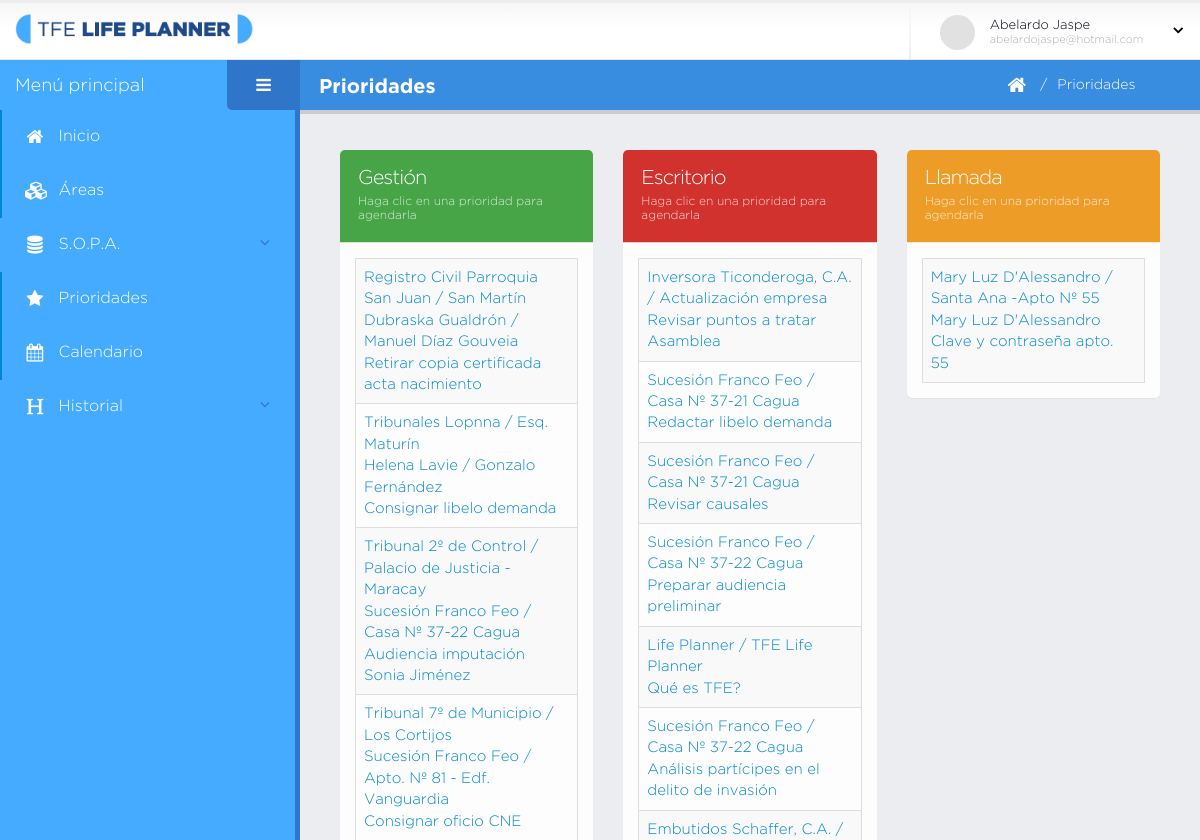
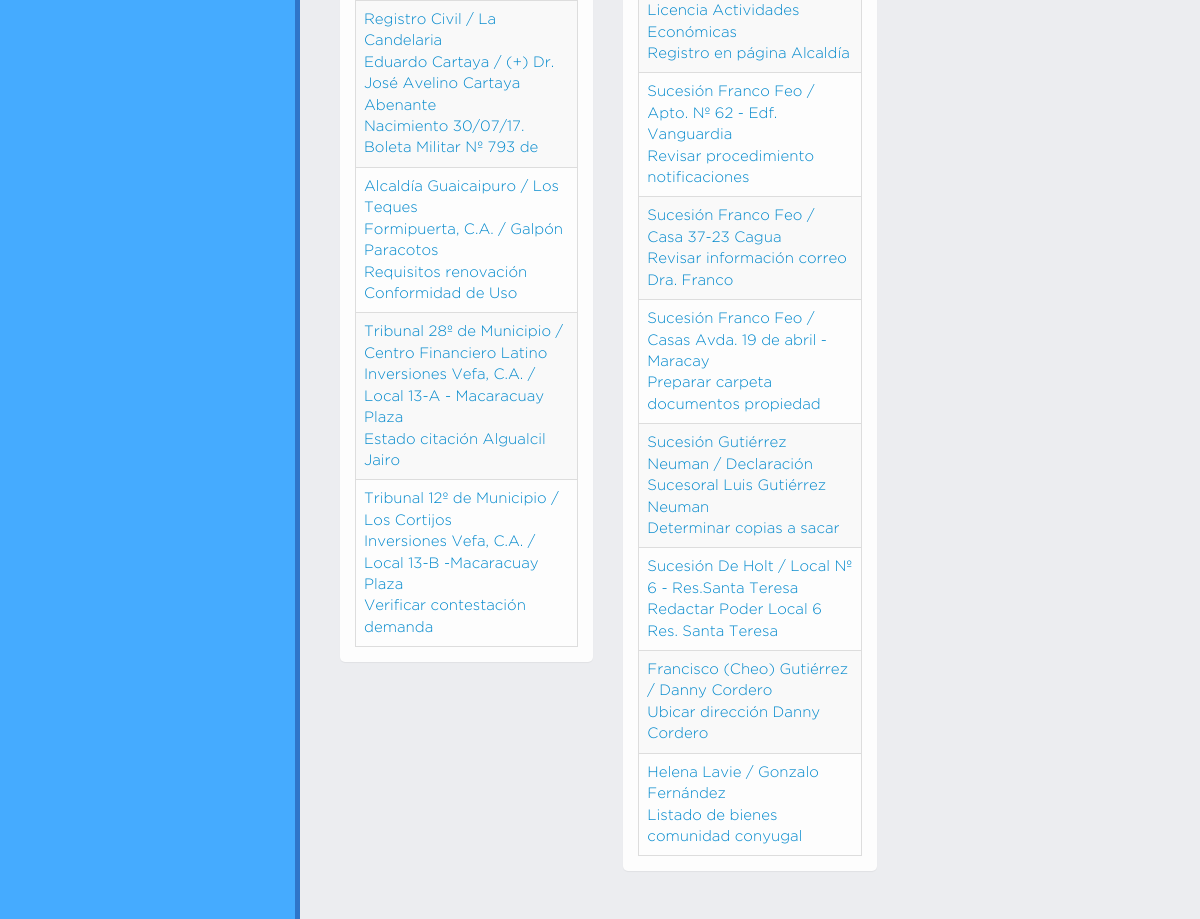
The page /es/prioridades.php (signed in) on the database its author committed (2 pictures, top to bottom).
### tables this page shows
CREATE TABLE `actividad` (
  `id` int(11) NOT NULL,
  `tipo` varchar(45) NOT NULL,
  `tarea` varchar(45) DEFAULT NULL,
  `lugar` varchar(45) DEFAULT NULL,
  `direccion` varchar(45) DEFAULT NULL,
  `motivo` varchar(45) DEFAULT NULL,
  `contacto` varchar(45) DEFAULT NULL,
  `creado` datetime DEFAULT NULL,
  `modificado` datetime DEFAULT NULL,
  `proposito_id` int(11) NOT NULL,
  `estado` varchar(45) DEFAULT NULL,
  `resultado` varchar(600) DEFAULT NULL,
  `fecha_calendario` datetime DEFAULT NULL,
  `fecha_prioridad` datetime DEFAULT NULL,
  `fecha_agenda` datetime DEFAULT NULL,
  `fecha_terminacion` datetime DEFAULT NULL,
  `fecha_cancela` datetime DEFAULT NULL
);

CREATE TABLE `sujeto` (
  `id` int(11) NOT NULL,
  `nombre` varchar(140) NOT NULL,
  `creado` datetime DEFAULT NULL,
  `modificado` datetime DEFAULT NULL,
  `usuario_id` int(11) NOT NULL
);

CREATE TABLE `objeto` (
  `id` int(11) NOT NULL,
  `nombre` varchar(140) NOT NULL,
  `creado` datetime DEFAULT NULL,
  `modificado` datetime DEFAULT NULL,
  `usuario_id` int(11) NOT NULL
);

### es/database/data-actividad.php (called while the page is built, shortened)
<?php
	function obtenerPrioridadesTipo( $dbh, $idu, $tipo ){
		$q = "select act.id as id_act, act.tipo, act.estado, act.tarea, act.lugar,
		act.direccion, act.motivo, act.contacto,
		date_format(act.fecha_prioridad,'%d/%m/%Y %h:%i %p') as tprioridad,
		s.id as idsujeto, s.nombre as nsujeto, o.id as idobjeto, o.nombre as nobjeto
		from actividad act, proposito p, sujeto s, objeto o, sujeto_objeto so, sesion ss
		where act.proposito_id = p.id and act.estado = 'prioridad' and p.sujeto_objeto_id = so.id
		and so.sujeto_id = s.id and so.objeto_id = o.id and so.sesion_id = ss.id
		and ss.usuario_id = $idu and act.tipo = '$tipo' order by act.fecha_prioridad ASC";
		return obtenerListaRegistros( mysqli_query( $dbh, $q ) );
	}
	function obtenerPrioridades( $dbh, $idu ){
		$prioridades['g'] = obtenerPrioridadesTipo( $dbh, $idu, 'g' );
		$prioridades['e'] = obtenerPrioridadesTipo( $dbh, $idu, 'e' );
		$prioridades['l'] = obtenerPrioridadesTipo( $dbh, $idu, 'l' );
		return $prioridades;
	}
?>

### es/database/bd.php (called while the page is built, shortened)
<?php
	function obtenerListaRegistros( $data ){
		$lista_c = array();
		if( $data ){
			while( $c = mysqli_fetch_array( $data ) ){
				$lista_c[] = $c;
			}
		}
		return $lista_c;
	}
?>

### es/fn/fn-actividad.php (the view, shortened to what this page needs)
<?php
    function iconoActividad( $t ){
      $icono_actividad = array(
        'g' => "<i class='fa fa-automobile'></i>",
        'e' => "<i class='fa fa-desktop'></i>",
        'l' => "<i class='fa fa-phone'></i>"
      );
      return $icono_actividad[$t];
    }
    function infoPrioridad( $a ){
      $info = "";
      if( $a["tipo"] == "g" ){
        $info .= "<div>$a[lugar] / $a[direccion]</div>";
        $info .= "<div>$a[nsujeto] / $a[nobjeto]</div>";
        $info .= "<div>$a[tarea]</div>";
      }
      if( $a["tipo"] == "e" ){
        $info .= "<div>$a[nsujeto] / $a[nobjeto]</div>";
        $info .= "<div>$a[tarea]</div>";
      }
      if( $a["tipo"] == "l" ){
        $info .= "<div>$a[nsujeto] / $a[nobjeto]</div>";
        $info .= "<div>$a[contacto]</div>";
        $info .= "<div>$a[motivo]</div>";
      }
      echo $info;
    }
    function infoPrioridadForm( $a ){
      $info = "";
      $icono = iconoActividad( $a["tipo"] );
      if( $a["tipo"] == "g" ){
        $info .= "<div class='isuccess'>$icono</div>";
        $info .= "<div>$a[lugar] / $a[direccion]</div>";
        $info .= "<div>$a[nsujeto] / $a[nobjeto]</div>";
        $info .= "<div>$a[tarea]</div>";
      }
      if( $a["tipo"] == "e" ){
        $info .= "<div class='idanger'>$icono</div>";
        $info .= "<div>$a[nsujeto] / $a[nobjeto]</div>";
        $info .= "<div>$a[tarea]</div>";
      }
      if( $a["tipo"] == "l" ){
        $info .= "<div class='iwarning'>$icono</div>";
        $info .= "<div>$a[nsujeto] / $a[nobjeto]</div>";
        $info .= "<div>$a[contacto]</div>";
        $info .= "<div>$a[motivo]</div>";
      }
      echo $info;
    }
?>

### es/prioridades.php (shortened to what this page needs)
<?php
    include( "database/bd.php" );
    include( "database/data-acceso.php" );
    include( "database/data-actividad.php" );
    include( "fn/fn-actividad.php" );
    $idu = $_SESSION["user"]["id"];
    $prioridades = obtenerPrioridades( $dbh, $idu );
?>
<!doctype html>
<html class="fixed">
	<head>
		<link rel="stylesheet" href="../assets/vendor/bootstrap-timepicker/css/bootstrap-timepicker.css"/>
	</head>
	<body>
		<section class="body">
			<?php include( "secciones/header.php" ); ?>
			<div class="inner-wrapper">
				<?php include( "secciones/navegacion.php" ); ?>
				<section role="main" class="content-body">
					<?php include( "secciones/titulo_pagina.php" ); ?>
					<div class="row">
						<div class="col-md-4 col-sm-12 col-xs-12">
							<section class="panel panel-success">
								<header class="panel-heading panel-warning">
									<h2 class="panel-title"><?php echo iconoActividad('g')?> Gestión</h2>
									<p class="panel-subtitle">Haga clic en una prioridad para agendarla</p>
								</header>
								<div id="tabla_actividades_prioridad" class="panel-body">
									<table id="datatable-prioridades_"
									class="table table-bordered table-striped mb-none" >
										<tbody>
											<?php foreach ( $prioridades['g'] as $a ) { ?>
											<tr class="gradeX">
												<td>
													<a href="#frm-actividad-cal"
													class="modal-sizes modal-with-zoom-anim act_prior_cal"
													data-ida="<?php echo $a["id_act"] ?>"
													data-desc="<?php infoPrioridadForm( $a ) ?>">
														<?php infoPrioridad( $a ) ?>
													</a>
												</td>
											</tr>
											<?php } ?>
										</tbody>
									</table>
								</div>
							</section>
						</div>
						<div class="col-md-4 col-sm-12 col-xs-12">
							<section class="panel panel-danger">
								<header class="panel-heading">
									<h2 class="panel-title"><?php echo iconoActividad('e')?> Escritorio</h2>
									<p class="panel-subtitle">Haga clic en una prioridad para agendarla</p>
								</header>
								<div id="tabla_actividades_prioridad" class="panel-body">
									<table id="datatable-prioridades_"
									class="table table-bordered table-striped mb-none" >
										<tbody>
											<?php foreach ( $prioridades['e'] as $a ) { ?>
											<tr class="gradeX">
												<td>
													<a href="#frm-actividad-cal"
													class="modal-sizes modal-with-zoom-anim act_prior_cal"
													data-ida="<?php echo $a["id_act"] ?>"
													data-desc="<?php infoPrioridadForm( $a ) ?>">
														<?php infoPrioridad( $a ) ?>
													</a>
												</td>
											</tr>
											<?php } ?>
										</tbody>
									</table>
								</div>
							</section>
						</div>
						<div class="col-md-4 col-sm-12 col-xs-12">
							<section class="panel panel-warning">
								<header class="panel-heading">
									<h2 class="panel-title"><?php echo iconoActividad('l')?> Llamada</h2>
									<p class="panel-subtitle">Haga clic en una prioridad para agendarla</p>
								</header>
								<div id="tabla_actividades_prioridad" class="panel-body">
									<table id="datatable-prioridades_"
									class="table table-bordered table-striped mb-none" >
										<tbody>
											<?php foreach ( $prioridades['l'] as $a ) { ?>
											<tr class="gradeX">
												<td>
													<a href="#frm-actividad-cal"
													class="modal-sizes modal-with-zoom-anim act_prior_cal"
													data-ida="<?php echo $a["id_act"] ?>"
													data-desc="<?php infoPrioridadForm( $a ) ?>">
														<?php infoPrioridad( $a ) ?>
													</a>
												</td>
											</tr>
											<?php } ?>
										</tbody>
									</table>
								</div>
							</section>
						</div>
					</div>
				</section>
			</div>
		</section>
	</body>
</html>

### assets/stylesheets/skins/default.css (style rules this page uses)
a, .btn-link { color: #0088cc; }

### rows shown on the page
actividad: lugar "Registro Civil Parroquia San Juan", direccion "San Martín", sujeto.nombre "Dubraska Gualdrón", objeto.nombre "Manuel Díaz Gouveia", tarea "Retirar copia certificada acta nacimiento"
actividad: lugar "Tribunales Lopnna", direccion "Esq. Maturín", sujeto.nombre "Helena Lavie", objeto.nombre "Gonzalo Fernández", tarea "Consignar libelo demanda"
actividad: lugar "Tribunal 2º de Control", direccion "Palacio de Justicia - Maracay", sujeto.nombre "Sucesión Franco Feo", objeto.nombre "Casa Nº 37-22 Cagua", tarea "Audiencia imputación Sonia Jiménez"
actividad: lugar "Tribunal 7º de Municipio", direccion "Los Cortijos", sujeto.nombre "Sucesión Franco Feo", objeto.nombre "Apto. Nº 81 - Edf. Vanguardia", tarea "Consignar oficio CNE"
actividad: lugar "Registro Civil", direccion "La Candelaria", sujeto.nombre "Eduardo Cartaya", objeto.nombre "(+) Dr. José Avelino Cartaya Abenante", tarea "Nacimiento 30/07/17. Boleta Militar Nº 793 de"
actividad: lugar "Alcaldía Guaicaipuro", direccion "Los Teques", sujeto.nombre "Formipuerta, C.A.", objeto.nombre "Galpón Paracotos", tarea "Requisitos renovación Conformidad de Uso"
actividad: lugar "Tribunal 28º de Municipio", direccion "Centro Financiero Latino", sujeto.nombre "Inversiones Vefa, C.A.", objeto.nombre "Local 13-A - Macaracuay Plaza", tarea "Estado citación Algualcil Jairo"
actividad: lugar "Tribunal 12º de Municipio", direccion "Los Cortijos", sujeto.nombre "Inversiones Vefa, C.A.", objeto.nombre "Local 13-B -Macaracuay Plaza", tarea "Verificar contestación demanda"
actividad: sujeto.nombre "Inversora Ticonderoga, C.A.", objeto.nombre "Actualización empresa", tarea "Revisar puntos a tratar Asamblea"
actividad: sujeto.nombre "Sucesión Franco Feo", objeto.nombre "Casa Nº 37-21 Cagua", tarea "Redactar libelo demanda"
actividad: sujeto.nombre "Sucesión Franco Feo", objeto.nombre "Casa Nº 37-21 Cagua", tarea "Revisar causales"
actividad: sujeto.nombre "Sucesión Franco Feo", objeto.nombre "Casa Nº 37-22 Cagua", tarea "Preparar audiencia preliminar"
actividad: sujeto.nombre "Life Planner", objeto.nombre "TFE Life Planner", tarea "Qué es TFE?"
actividad: sujeto.nombre "Sucesión Franco Feo", objeto.nombre "Casa Nº 37-22 Cagua", tarea "Análisis partícipes en el delito de invasión"
actividad: sujeto.nombre "Embutidos Schaffer, C.A.", objeto.nombre "Licencia Actividades Económicas", tarea "Registro en página Alcaldía"
actividad: sujeto.nombre "Sucesión Franco Feo", objeto.nombre "Apto. Nº 62 - Edf. Vanguardia", tarea "Revisar procedimiento notificaciones"
actividad: sujeto.nombre "Sucesión Franco Feo", objeto.nombre "Casa 37-23 Cagua", tarea "Revisar información correo Dra. Franco"
actividad: sujeto.nombre "Sucesión Franco Feo", objeto.nombre "Casas Avda. 19 de abril - Maracay", tarea "Preparar carpeta documentos propiedad"
actividad: sujeto.nombre "Sucesión Gutiérrez Neuman", objeto.nombre "Declaración Sucesoral Luis Gutiérrez Neuman", tarea "Determinar copias a sacar"
actividad: sujeto.nombre "Sucesión De Holt", objeto.nombre "Local Nº 6 - Res.Santa Teresa", tarea "Redactar Poder Local 6 Res. Santa Teresa"
actividad: sujeto.nombre "Francisco (Cheo) Gutiérrez", objeto.nombre "Danny Cordero", tarea "Ubicar dirección Danny Cordero"
actividad: sujeto.nombre "Helena Lavie", objeto.nombre "Gonzalo Fernández", tarea "Listado de bienes comunidad conyugal"
actividad: sujeto.nombre "Mary Luz D'Alessandro", objeto.nombre "Santa Ana -Apto Nº 55", contacto "Mary Luz D'Alessandro", motivo "Clave y contraseña apto. 55"

### other values the page prints
$usuario["nombre"] "Abelardo Jaspe"
$usuario["email"] "abelardojaspe@hotmail.com"
$titulo_pagina "Prioridades"
$breadcrumb "Prioridades"
